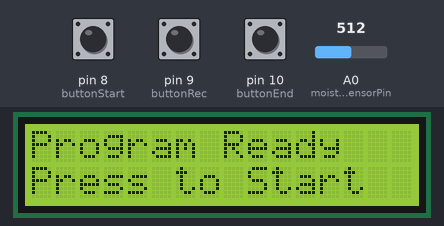
Recording of a sketch running on a simulated Arduino Uno, built with avr-gcc and run on an emulated ATmega328P. Shown: 16×2 character LCD. The inputs (shaded band) are chosen by the test bench; at power-on: pin 8 (buttonStart) HIGH, pin 9 (buttonRec) HIGH, pin 10 (buttonEnd) HIGH, A0 (moistureSensorPin) = 512. What the sketch prints to the serial monitor is not drawn.

Above: at 1.2 s.
1.3 s: pin 8 (buttonStart) pulled LOW for 0.15 s
At 2.09 s:
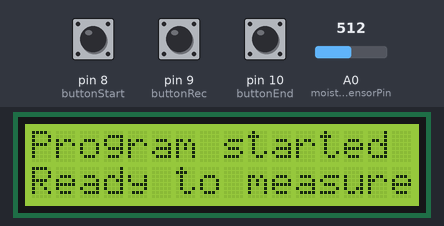
3.3 s: pin 9 (buttonRec) pulled LOW for 0.15 s
At 4.8 s:
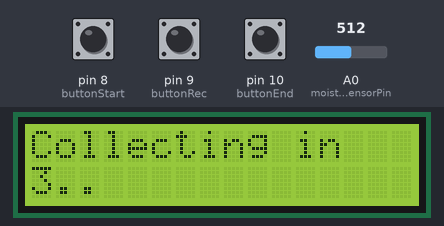
6.4 s: pin 10 (buttonEnd) pulled LOW for 1 s
At 9.4 s:
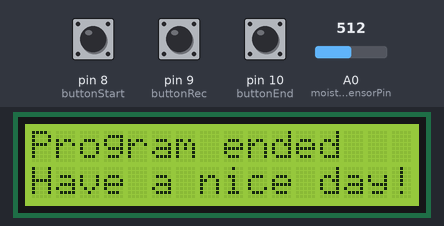
10.0 s: A0 (moistureSensorPin) set to 0
13.0 s: pin 8 (buttonStart) pulled LOW for 3.2 s
At 16.6 s:
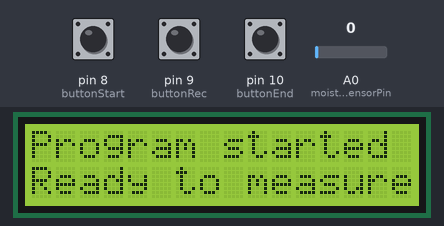
19.2 s: pin 9 (buttonRec) pulled LOW for 1 s
At 24.03 s:
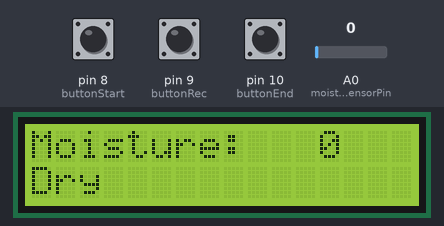
Timing chart, 0 to 24.2 s (numbered marks = the images above; inputs shaded):
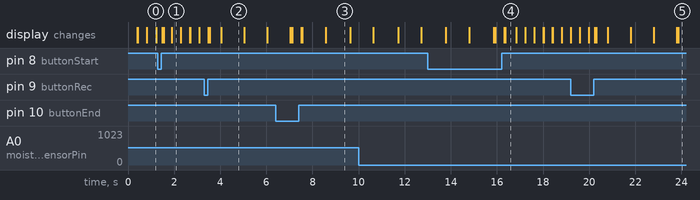

The sketch:

LCD_Moisture.ino
```cpp
// include the library code:
#include <LiquidCrystal.h>

// initialize the library by associating any needed LCD interface pin
// with the arduino pin number it is connected to
const int rs = 12, en = 11, d4 = 5, d5 = 4, d6 = 3, d7 = 2;
LiquidCrystal lcd(rs, en, d4, d5, d6, d7);
const int moistureSensorPin = A0;


const int buttonStart = 8;
const int buttonRec = 9;
const int buttonEnd = 10;

// State Variables
bool startMode = false;  // Initially, all modes are not active
bool recMode = false;
bool endMode = false;

// Button States
int previousStartState = HIGH; // Assuming HIGH is not pressed (using internal pull-up resistors)
int previousRecState = HIGH;
int previousEndState = HIGH;

unsigned long endModeStartTime = 0; // Tracks when endMode was activated
bool endModeActive = false; // Flag to check if we're tracking end mode time

int a = 0;


void setup() {
  // set up the LCD's number of columns and rows:
  lcd.begin(16, 2);

  pinMode(buttonStart, INPUT_PULLUP);
  pinMode(buttonRec, INPUT_PULLUP);
  pinMode(buttonEnd, INPUT_PULLUP);

  // lcd.print("HELLO WORLD!");


  // Print a message to the LCD.
  Serial.begin(9600);
}

void checkState() {
  int currentStartState = digitalRead(buttonStart);
  int currentRecState = digitalRead(buttonRec);
  int currentEndState = digitalRead(buttonEnd);

  // Start Mode Toggle
  if (!startMode && previousStartState == LOW && currentStartState == HIGH) {
    startMode = true; // Activate start mode
    recMode = false;  // Ensure rec mode is deactivated
    endMode = false;  // Ensure end mode is deactivated
    delay(50); // Debounce delay
  }

  // Rec Mode Toggle, only if Start Mode is active
  if (startMode && !recMode && previousRecState == LOW && currentRecState == HIGH) {
    recMode = true; // Activate rec mode
    startMode = false; // Deactivate start mode
    endMode = false;  // Ensure end mode is deactivated
    delay(50); // Debounce delay
  }

  // End Mode Toggle, only if Rec Mode is active
  if (recMode && !endMode && previousEndState == LOW && currentEndState == HIGH) {
    startMode = false; // Activate start mode
    recMode = false;  // Ensure rec mode is deactivated
    endMode = true;  //
    a = 0;
    delay(50); // Debounce delay
  }

  // Update the previous states
  previousStartState = currentStartState;
  previousRecState = currentRecState;
  previousEndState = currentEndState;
}

void displayNumber(int value) {
  lcd.setCursor(0, 0);
  lcd.print("Moisture: ");
  lcd.setCursor(12, 0);
  lcd.print(value);
}

void checkMoisture(int value) {
  lcd.setCursor(0, 1);
  if (value <= 300){
    lcd.print("Dry");
  }
  else if (value > 300 & value <= 700) {
    lcd.print("Good");
  }
  else if (value >700){
    lcd.print("Too damped");
  }
  else {
    lcd.print("Error");
  }
}

void idle() {
  lcd.setCursor(0, 0);
  lcd.print("Program Ready");
  lcd.setCursor(0, 1);
  lcd.print("Press to Start");
}

void start(){
  lcd.setCursor(0, 0);
  lcd.print("Program started");
  lcd.setCursor(0, 1);
  lcd.print("Ready to measure");
}

void collect(int value){
  while (a == 0) {
    lcd.setCursor(0, 0);
    lcd.print("Collecting in ");
    delay(500);
    lcd.setCursor(0, 1);
    lcd.print("3..");
    delay(1000);
    lcd.setCursor(4, 1);
    lcd.print("2..");
    lcd.setCursor(8, 1);
    delay(1000);
    lcd.print("1..");
    delay(1000);
    a += 1;
  }

  //
  checkMoisture(value);
  displayNumber(value);
}

void end() {
  lcd.setCursor(0, 0);
  lcd.print("Program ended");
  delay(1000);
  lcd.setCursor(0, 1);
  lcd.print("Have a nice day!");
  delay(1000);
}

void checkEndAndReset() {
  if (endMode && !endModeActive) {
    // End mode has just become active, start the timer
    endModeStartTime = millis();
    endModeActive = true;
  } else if (!endMode) {
    // If endMode is not active, reset the tracking flag
    endModeActive = false;
  }

  if (endModeActive && millis() - endModeStartTime > 5000) {
    // If endMode has been active for more than 5 seconds, reset states
    Serial.println("End mode active for more than 5 seconds. Resetting...");
    startMode = false;
    recMode = false;
    endMode = false;
    endModeActive = false; // Reset the endMode tracking flag
  }
}

void test(int value){
  Serial.print("Moisture Level: ");
  Serial.println(value);

  // Display the current state of each mode
  Serial.println("Mode Status:");
  Serial.print("Start Mode: ");
  Serial.println(startMode ? "Active" : "Inactive");

  Serial.print("Rec Mode: ");
  Serial.println(recMode ? "Active" : "Inactive");

  Serial.print("End Mode: ");
  Serial.println(endMode ? "Active" : "Inactive");

  Serial.println("-------------------------------");
}


void loop() {
  checkEndAndReset();
  // set the cursor to column 0, line 1
  // (note: line 1 is the second row, since counting begins with 0):
  // print the number of seconds since reset:

  int rawValue = analogRead(moistureSensorPin);
  // int sensorValue = (rawValue/1023) * 100;
  // lcd.autoscroll();

  checkState();
  if (startMode){
    lcd.clear();
    start();
    // lcd.print("1");
  }
  if (recMode){
    lcd.clear();
    collect(rawValue);
    // lcd.print("2");

  }
  if (endMode){
    lcd.clear();
    end();
    // lcd.print("3");
  }
  if (!startMode && !recMode && !endMode) {
    lcd.clear();
    idle();
  }


  // Print the sensor value to the Serial Monitor
  test(rawValue);

  // Pause for 0.5 seconds (500 milliseconds) before the next read
  // delay(1000);
  lcd.clear();
}
```

Measured:
- after the input at 1.3 s, the display: first differs from a run without the input after 0.25 s (image 1)
- after the input at 3.3 s, the display: first differs from a run without the input after 0.24 s (image 2 shows a later state)
- after the input at 6.4 s, the display: first differs from a run without the input after 1.2 s (image 3 shows a later state)
- after the input at 13.0 s, the display: first differs from a run without the input after 3.4 s (image 4)
- after the input at 19.2 s, the display: first differs from a run without the input after 1.1 s (image 5 shows a later state)
- what the display in image 2 shows lasts 1.0 s, from 4.0 s to 5.0 s
- what the display in image 3 shows lasts 1.0 s, from 8.6 s to 9.6 s
